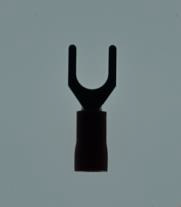
#> input picture ps6_peizeh/template.png, 181 x 207 px
$ python ps6-1.py --input template.png
#> lines starting #> are read from the running program, lines starting #| are printed output that depends on the picture; after the words box and inside, x2 and y2 are one past the last pixel; in counts of white or black regions, pixels touching at a corner belong together
import cv2
import numpy as np
import argparse

# check size (bounding box) is square
def isSquare(siz):
    ratio = abs(siz[0] - siz[1]) / siz[0]
    #print (siz, ratio)
    if ratio < 0.1:
        return True
    else:
        return False

# chekc circle from the arc length ratio
def isCircle(cnt):
    (x,y),radius = cv2.minEnclosingCircle(cnt)
    len = cv2.arcLength(cnt, True)
    ratio = abs(len - np.pi * 2.0 * radius) / (np.pi * 2.0 * radius)
    #print(ratio)
    if ratio < 0.1:
        return True
    else:
        return False

if __name__ == "__main__":
    #
    parser = argparse.ArgumentParser(description='Hough Circles')
    parser.add_argument('-i', '--input', default = 'all-parts.png')

    args = parser.parse_args()
    # Read image
    img = cv2.imread(args.input)
#> img is the input picture: shape (207, 181, 3); mean B, G, R 131.3, 129.1, 114.7
    img = cv2.GaussianBlur(img, (3,3), cv2.BORDER_DEFAULT)
    # Convert to gray-scale
    gray = cv2.cvtColor(img, cv2.COLOR_BGR2GRAY)
    # Binary
    thr,dst = cv2.threshold(gray, 60, 255, cv2.THRESH_BINARY)
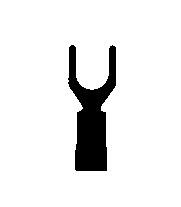
#> dst: shape (207, 181); 91.7% white; 1 black region, box (x1, y1, x2, y2) and area: (68, 45, 116, 171) 3119

    # clean up
    for i in range(1):
        dst = cv2.erode(dst, None)
#> this loop made 1 pass
#> pass 1, `dst = cv2.erode(dst, None)`:
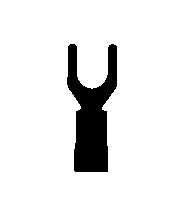
#> dst: shape (207, 181); 90.4% white; 1 black region, box (x1, y1, x2, y2) and area: (67, 44, 117, 172) 3591
    for i in range(3):
        dst = cv2.dilate(dst, None)
#> this loop made 3 passes
#> pass 2, `dst = cv2.dilate(dst, None)`:
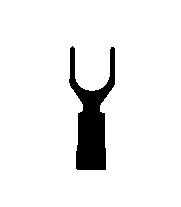
#> dst: shape (207, 181); 92.9% white; 1 black region, box (x1, y1, x2, y2) and area: (69, 46, 115, 170) 2664
#> pass 3, `dst = cv2.dilate(dst, None)`:
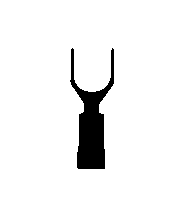
#> dst: shape (207, 181); 94.1% white; 1 black region

    # find contours with hierachy
    cont, hier = cv2.findContours(dst, cv2.RETR_TREE, cv2.CHAIN_APPROX_SIMPLE)
#> cont = 2 contours; box (x1, y1, x2, y2) and area: (0, 0, 181, 207) 37080, (69, 47, 115, 170) 2404
    # each contoure
    for i in range(len(cont)):
        c = cont[i]
        h = hier[0,i]
        # h[i][2],h[i][3], check child and parent contour
        if h[2] == -1 and h[3] == 0:
            # no child and parent is image outer, then spade
            img = cv2.drawContours(img, cont, i, (0,0,255),-1)
        elif h[3] == 0 and hier[0,h[2]][2] == -1:
            # with child
            if isCircle(c): # contour itself is circle
                if isCircle(cont[h[2]]): # Child contour is circle then is washer
                    # double circle #washer
                    img = cv2.drawContours(img, cont, i, (0,255,0),-1)
                elif not isCircle(cont[h[2]]):  # check internal lock washer
                    img = cv2.drawContours(img, cont, i, (0, 255, 255), -1)
            else: # contour itself is not circle
                # 1 child and shape bounding box is not square, ring terminal
                if not isSquare(cv2.minAreaRect(c)[1]) and hier[0,h[2]][0] == -1 and hier[0,h[2]][1] == -1:
                    img = cv2.drawContours(img, cont, i, (255,0, 0),-1)
                elif isCircle(cont[h[2]]):  # external lock washer
                    img = cv2.drawContours(img, cont, i, (255, 0, 255), -1)
#> this loop made 2 passes
#> (c, h) on pass 1: ([[0, 0], [0, 206], [180, 206], [180, 0]], [-1, -1, 1, -1])
#> h on pass 2: [-1, -1, -1, 0]
#> pass 2, `img = cv2.drawContours(img, cont, i, (0,0,255),-1)`:
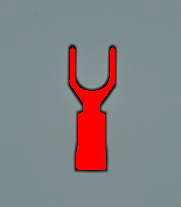
#> img: shape (207, 181, 3); mean B, G, R 130.8, 128.8, 131.9

    cv2.namedWindow("Image",cv2.WINDOW_NORMAL)
    cv2.imshow("Image", img)

    cv2.imwrite("parts-all-3parts.png", img)
    cv2.waitKey()
